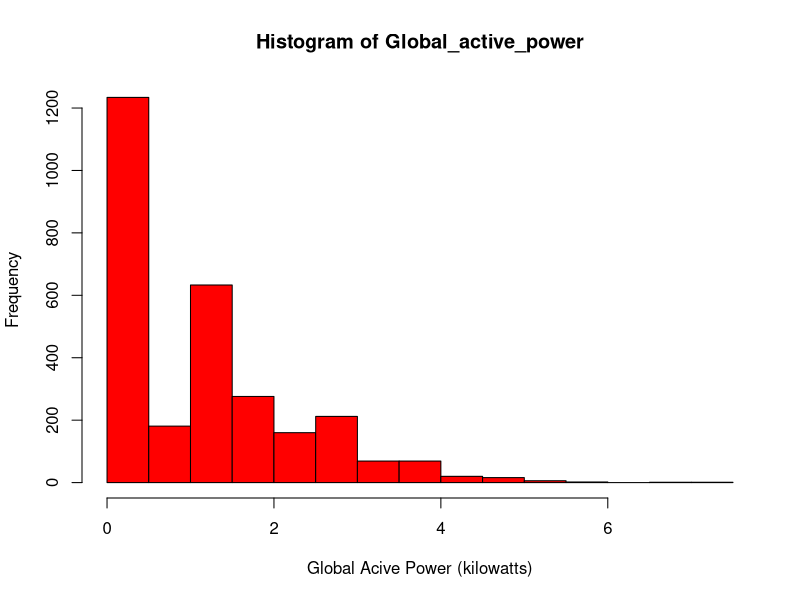

Reproduce this figure in R.
cdata <- read.csv('clean_data.csv')

with(data = cdata,hist(Global_active_power,col = 'red',xlab = 'Global Acive Power (kilowatts)'))
dev.copy(png,file = 'plot1.png')
dev.off()
